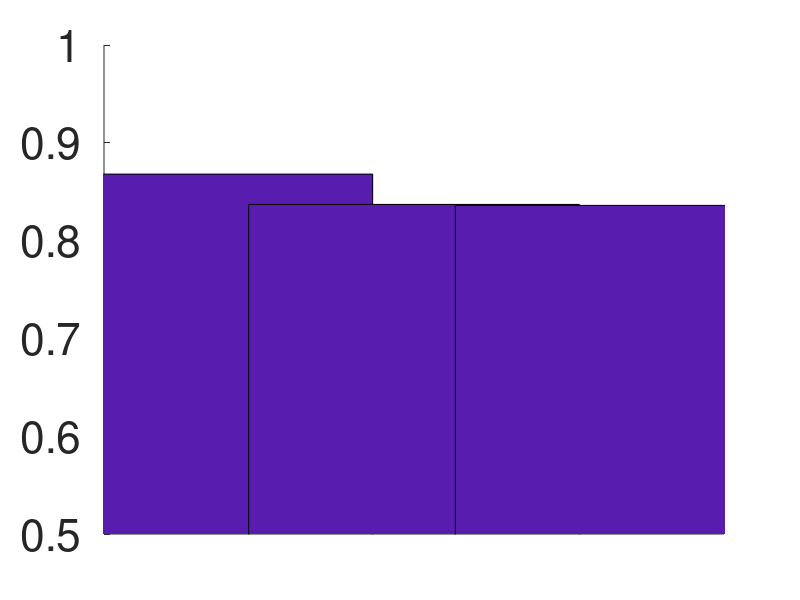

MATLAB code to generate this figure:
% Plots balanced accuracy bar plots for CLAE poster
bal_acc=[0.868, 0.837, 0.836]; % train, valid, test

clear rgb
rgb{1}=[88, 29, 175]/255;
rgb{2}=[88, 29, 175]/255;
rgb{3}=[88, 29, 175]/255;

figure(1);
clf();
hold on;
%h=bar(bal_acc);
for a=1:3,
    h=bar(a,bal_acc(a));
    set(h,'facecolor',rgb{a});
end
set(gca,'xtick',[],'ylim',[0.5, 1],'ytick',[0.5:.1:1], ...
    'fontsize',32,'xlim',[0.5, 3.5]);
print(gcf,'-depsc','bal_acc');